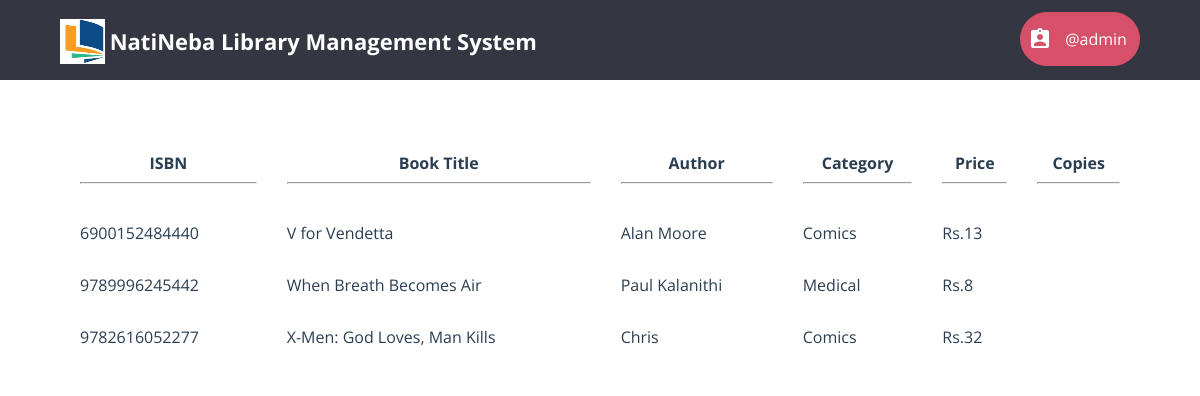
/admin/display_books.php (signed in), run on the app's committed database.
### tables this page shows
CREATE TABLE `book` (
  `isbn` char(13) NOT NULL,
  `title` varchar(80) NOT NULL,
  `author` varchar(80) NOT NULL,
  `category` varchar(80) NOT NULL,
  `copies` int(10) UNSIGNED NOT NULL
);

### admin/display_books.php (the view, shortened to what this page needs)
<?php
    require "../db_connect.php";
	require "header_librarian.php";
?>
<html>
	<head>
		<link rel="stylesheet" type="text/css" href="../member/css/home_style.css" />
        <link rel="stylesheet" type="text/css" href="../css/global_styles.css">
		<link rel="stylesheet" type="text/css" href="../css/home_style.css">
		<link rel="stylesheet" type="text/css" href="../member/css/custom_radio_button_style.css">
	</head>
	<body>
    <?php
			$query = $con->prepare("SELECT * FROM book ORDER BY title");
			$query->execute();
			$result = $query->get_result();
			$rows = mysqli_num_rows($result);
			if($rows == 0)
				echo "<h2 align='center'>No books available</h2>";
			else
			{
				echo "<form class='cd-form'>";
				echo "<table width='100%' cellpadding=10 cellspacing=10>";
				echo "<tr>
						<th>ISBN<hr></th>
						<th>Book Title<hr></th>
						<th>Author<hr></th>
						<th>Category<hr></th>
						<th>Price<hr></th>
                        <th>Copies<hr></th>
					</tr>";
				for($i=0; $i<$rows; $i++)
				{
					$row = mysqli_fetch_array($result);
					echo "<tr>
							";
					for($j=0; $j<6; $j++)
						if($j == 4)
							echo "<td>Rs.".$row[$j]."</td>";
						else
                            echo "<td>".$row[$j]."</td>";
					echo "</tr>";
				}
				echo "</table>";
				echo "</form>";
			}
		?>
    </body>
</html>

### admin/css/header_librarian_style.css (style rules this page uses)
html * { -webkit-font-smoothing: antialiased; -moz-osx-font-smoothing: grayscale; }
*, *:after, *:before { -webkit-box-sizing: border-box; -moz-box-sizing: border-box; box-sizing: border-box; }
body { font-size: 100%; font-family: "Open Sans", sans-serif; background-color: white; margin: 0; }

### member/css/home_style.css (style rules this page uses)
.cd-form { width: 90%; max-width: 1200px; margin: 4em auto; font-size: 1.3rem; color: #94aab0; margin-bottom: 10px; display: block; }
.cd-form::after { clear: both; content: ""; display: table; }

### css/global_styles.css (style rules this page uses)
*, *::after, *::before { -webkit-box-sizing: border-box; -moz-box-sizing: border-box; box-sizing: border-box; }
html { font-size: 62.5%; }
body { font-size: 1.8rem; font-family: "Open Sans", sans-serif; color: #2b3e51; background-color: #ffffff; }

### admin/css/home_style.css (style rules this page uses)
html { font-size: 62.5%; }
body { font-family: "Open Sans", sans-serif; }

### data on the page
book: isbn "6900152484440", title "V for Vendetta", author "Alan Moore", category "Comics", copies "13"
book: isbn "9789996245442", title "When Breath Becomes Air", author "Paul Kalanithi", category "Medical", copies "8"
book: isbn "9782616052277", title "X-Men: God Loves, Man Kills", author "Chris", category "Comics", copies "32"

### other printed values
$_SESSION['username'] "admin"
